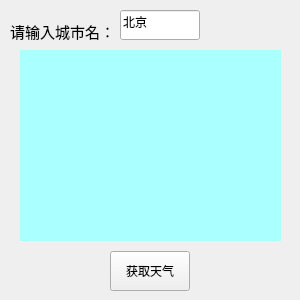
<?xml version="1.0" encoding="UTF-8"?>
<ui version="4.0">
 <class>Widget</class>
 <widget class="QWidget" name="Widget">
  <property name="geometry">
   <rect>
    <x>0</x>
    <y>0</y>
    <width>300</width>
    <height>300</height>
   </rect>
  </property>
  <property name="minimumSize">
   <size>
    <width>300</width>
    <height>300</height>
   </size>
  </property>
  <property name="maximumSize">
   <size>
    <width>300</width>
    <height>300</height>
   </size>
  </property>
  <property name="windowTitle">
   <string>天气查询</string>
  </property>
  <property name="windowIcon">
   <iconset>
    <normaloff>../build-GetWeather-Desktop_Qt_6_6_1_MinGW_64_bit-Debug/debug/天气查询.png</normaloff>../build-GetWeather-Desktop_Qt_6_6_1_MinGW_64_bit-Debug/debug/天气查询.png</iconset>
  </property>
  <widget class="QLabel" name="label">
   <property name="geometry">
    <rect>
     <x>20</x>
     <y>50</y>
     <width>261</width>
     <height>191</height>
    </rect>
   </property>
   <property name="styleSheet">
    <string notr="true">background-color: qlineargradient(spread:pad, x1:0, y1:0, x2:1, y2:0, stop:0 rgba(0, 0, 0, 255), stop:1 rgba(255, 255, 255, 255));
background-color: rgb(170, 255, 255);</string>
   </property>
   <property name="text">
    <string/>
   </property>
  </widget>
  <widget class="QWidget" name="layoutWidget">
   <property name="geometry">
    <rect>
     <x>20</x>
     <y>250</y>
     <width>261</width>
     <height>42</height>
    </rect>
   </property>
   <layout class="QHBoxLayout" name="horizontalLayout">
    <item>
     <widget class="QPushButton" name="pushButton">
      <property name="minimumSize">
       <size>
        <width>80</width>
        <height>40</height>
       </size>
      </property>
      <property name="maximumSize">
       <size>
        <width>80</width>
        <height>40</height>
       </size>
      </property>
      <property name="text">
       <string>获取天气</string>
      </property>
     </widget>
    </item>
   </layout>
  </widget>
  <widget class="QLabel" name="label_2">
   <property name="geometry">
    <rect>
     <x>10</x>
     <y>20</y>
     <width>101</width>
     <height>21</height>
    </rect>
   </property>
   <property name="text">
    <string>&lt;html&gt;&lt;head/&gt;&lt;body&gt;&lt;p&gt;&lt;span style=&quot; font-size:11pt;&quot;&gt;请输入城市名：&lt;/span&gt;&lt;/p&gt;&lt;/body&gt;&lt;/html&gt;</string>
   </property>
  </widget>
  <widget class="QLineEdit" name="citylineEdit">
   <property name="geometry">
    <rect>
     <x>120</x>
     <y>10</y>
     <width>80</width>
     <height>30</height>
    </rect>
   </property>
   <property name="minimumSize">
    <size>
     <width>80</width>
     <height>30</height>
    </size>
   </property>
   <property name="maximumSize">
    <size>
     <width>80</width>
     <height>30</height>
    </size>
   </property>
   <property name="text">
    <string>北京</string>
   </property>
  </widget>
 </widget>
 <resources/>
 <connections/>
</ui>
